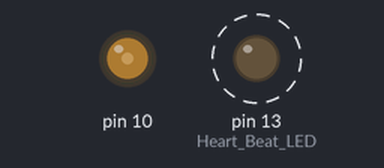
This sketch was run on a simulated Arduino Uno, built with avr-gcc and run on an emulated ATmega328P. On the bench: output pins drawn as LEDs (lit = HIGH). Dashed ring = blinking.

Above: at 0.05 s.
Timing chart, 0 to 3.0 s (numbered marks = the images above):
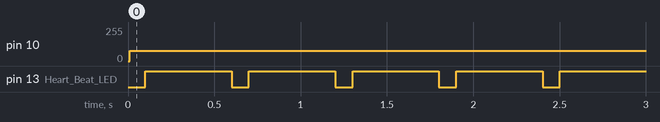

The sketch:

PWMTest.ino
```cpp
#include <PWM.h>                  // PWM Frequency library available at https://code.google.com/archive/p/arduino-pwm-frequency-library/downloads

//#define DEBUG
//uncomment to check serial monitor and see LED heartbeat
//Tactile Switch needs to be pressed longer in debug mode to change mode

// VL: Mi bas de la guitare (E2): 82.41 Hz

//Base frequency and trimmer Ranges
#define BASE_FREQ  82;          // 80 is on the spot for many flowers. Feel free to play with this +/-5Hz   //Set to 79.8 so that light banding is not too serious while videoing with shutter speed at 1/80 sec when light strobes at 80Hz
// #define MIN_FREQUENCY_OFFSET 0.1
// #define MAX_FREQUENCY_OFFSET 5.0
#define MIN_BRIGHTNESS 2          // allows light to be off to reveal the full oscillating effect
#define MAX_BRIGHTNESS 10.0       // too high and flickering will occur

const byte LED_strip = 10;        // pin for LED strip control
// const byte EMagnet = 3;           // pin for Electromagnet control
const byte LED = 13;              // pin for on-board LED
// const byte ButtonSW = 6;          // pin for mode selection button

boolean led_on = true;
//  boolean mode_changed = true;

// byte mode = 1; //toggle it by button SW
//mode 1 = normal slow motion mode (power on)
//mode 2 = distorted reality mode
//mode 3 = magnet off
//mode 4 = completely off

//byte buttonState = 0;             // current state of the button
//byte lastButtonState = 0;         // previous state of the button

//float frequency_offset = 0.1;
//float duty_eMagnet = 18;          // 15; be carefull not to overheat the magnet with too high duty cycle. Better adjust force through magnet position
//float frequency_eMagnet = BASE_FREQ;
float duty_led = 30;
//float frequency_led = frequency_eMagnet+frequency_offset;

// VL: added
float frequency_led = BASE_FREQ;

int lastBrightnessValue = 0;


//**********************************************************************************************************************************************************
void setup()
{
  Serial.begin(9600);

  pinMode(LED_BUILTIN, OUTPUT);      // Heart Beat LED
//  pinMode(ButtonSW, INPUT_PULLUP); // Mode button

  //initialize all timers except for 0, to save time keeping functions
  InitTimersSafe();

  //sets the frequency for the specified pin
  bool success = SetPinFrequencySafe(LED_strip, frequency_led);

//  bool success2 = SetPinFrequencySafe(EMagnet, frequency_eMagnet);

  //if the pin frequency was set successfully, turn LED on
//  if(success and success2) {
  if(success) {
    digitalWrite(LED_BUILTIN, HIGH);
  }
}


//**********************************************************************************************************************************************************
void loop()
{

  /*
  if (mode_changed == true)
  {
    if (mode == 1)  //normal slow motion mode (power on)
    {
      frequency_eMagnet = BASE_FREQ;
      eMagnet_on();
      led_on = true;
    }
    else if (mode == 2)  // distorted reality mode
    {
      //frequency doubling already done in main loop
    }
    else if (mode == 3)  // magnet off
    {
      eMagnet_off();
    }
    else if (mode == 4)  // completely off
    {
      led_on = false;
    }

    mode_changed = false;
  }
  */


//  frequency_offset = -(MAX_FREQUENCY_OFFSET-MIN_FREQUENCY_OFFSET)/1023L*analogRead(A1)+MAX_FREQUENCY_OFFSET; //Speed: 0.1 .. 5 Hz

// VL : added
  pwmWrite(LED_strip, round(duty_led*255/100));

  digitalWrite(LED_BUILTIN, LOW);
  delay(100);
  digitalWrite(LED_BUILTIN, HIGH);
  delay(500);

  /*
  if (led_on == true)
  {
    duty_led = -(MAX_BRIGHTNESS-MIN_BRIGHTNESS)/1023L*analogRead(A0)+MAX_BRIGHTNESS;  //Brightness: duty_led 2..20
    frequency_led = frequency_eMagnet*mode+frequency_offset;

    SetPinFrequencySafe(LED_strip, frequency_led);

    if (lastBrightnessValue < round(duty_led*255/100))  //previously dimmer - gradually bright it
    {
      for (int i=lastBrightnessValue; i<round(duty_led*255/100); i++)
      {
        pwmWrite(LED_strip, i);
        delay(30);
      }
    }
    else if (lastBrightnessValue > round(duty_led*255/100)) //previously brighter - gradually dim it
    {
      for (int i=lastBrightnessValue; i>round(duty_led*255/100); i--)
      {
        pwmWrite(LED_strip, i);
        delay(30);
      }
    }
    else  //no change in brightness
      pwmWrite(LED_strip, round(duty_led*255/100));

    lastBrightnessValue = round(duty_led*255/100);
  }
  else
  {
    //gradually dim off
    for (int i=round(duty_led*255/100); i>0; i--)
    {
      pwmWrite(LED_strip, i);
      delay(30);
    }

    duty_led = 0;
    pwmWrite(LED_strip, 0);
    lastBrightnessValue = 0;
  }

  */


  #ifdef DEBUG
    //Heatbeat on-board LED
    digitalWrite(LED, HIGH); // LED on
    delay(300);
    digitalWrite(LED, LOW); // LED off
    delay(300);
    digitalWrite(LED, HIGH); // LED on
    delay(200);
    digitalWrite(LED, LOW); // LED off
    delay(1200);

    //serial print current parameters
    Serial.print("Frequency Offset: ");
    Serial.print(frequency_offset);
    Serial.print("  Force: ");
    Serial.print(duty_magnet);
    Serial.print("  Freq Mag: ");
    Serial.print(frequency_eMagnet);
    Serial.print("  Freq LED: ");
    Serial.print(frequency_led);
    Serial.print("  Brightness: ");
    Serial.println(duty_led);
  #endif

   /*
  // read the button SW
  buttonState = digitalRead(ButtonSW);

  // compare the buttonState to its previous state
  if (buttonState != lastButtonState)
  {
    // if the state has changed, increment the counter
    if (buttonState == LOW)
    {
      mode++;

      if (mode > 4)
        mode = 1; //rotary menu

      mode_changed = true ;
    }

    // delay a little bit for button debouncing
    delay(50);
  }

  lastButtonState = buttonState;
  */
}


//**********************************************************************************************************************************************************
/*
void eMagnet_on()
{
  pwmWrite(EMagnet, round(duty_eMagnet*255/100));
}


//**********************************************************************************************************************************************************
void eMagnet_off()
{
  pwmWrite(EMagnet, 0);
}
*/
```

Measured:
- by itself, pin 10: 0/255 → 77/255 at 0.01 s
- by itself, pin 13 (Heart_Beat_LED): alternates HIGH for 0.50 s and LOW for 0.10 s
